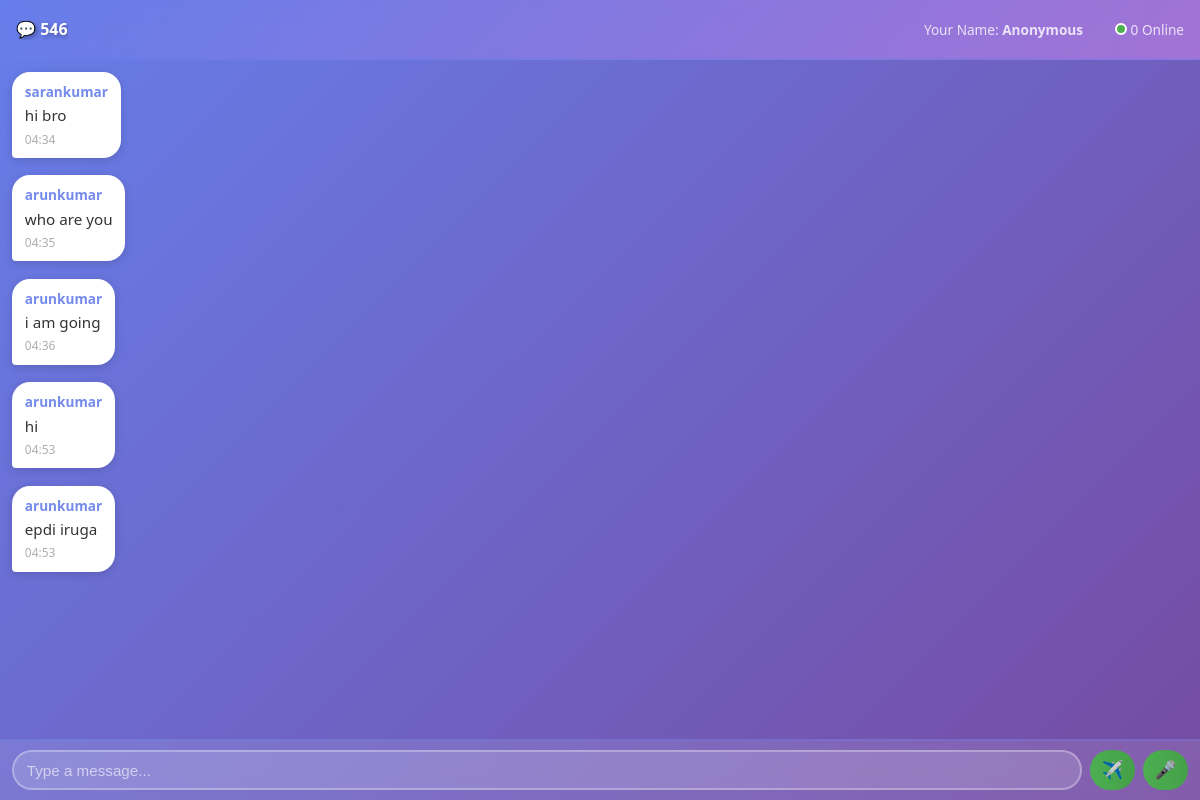
/group/546/, run on an earlier commit of the app's database.
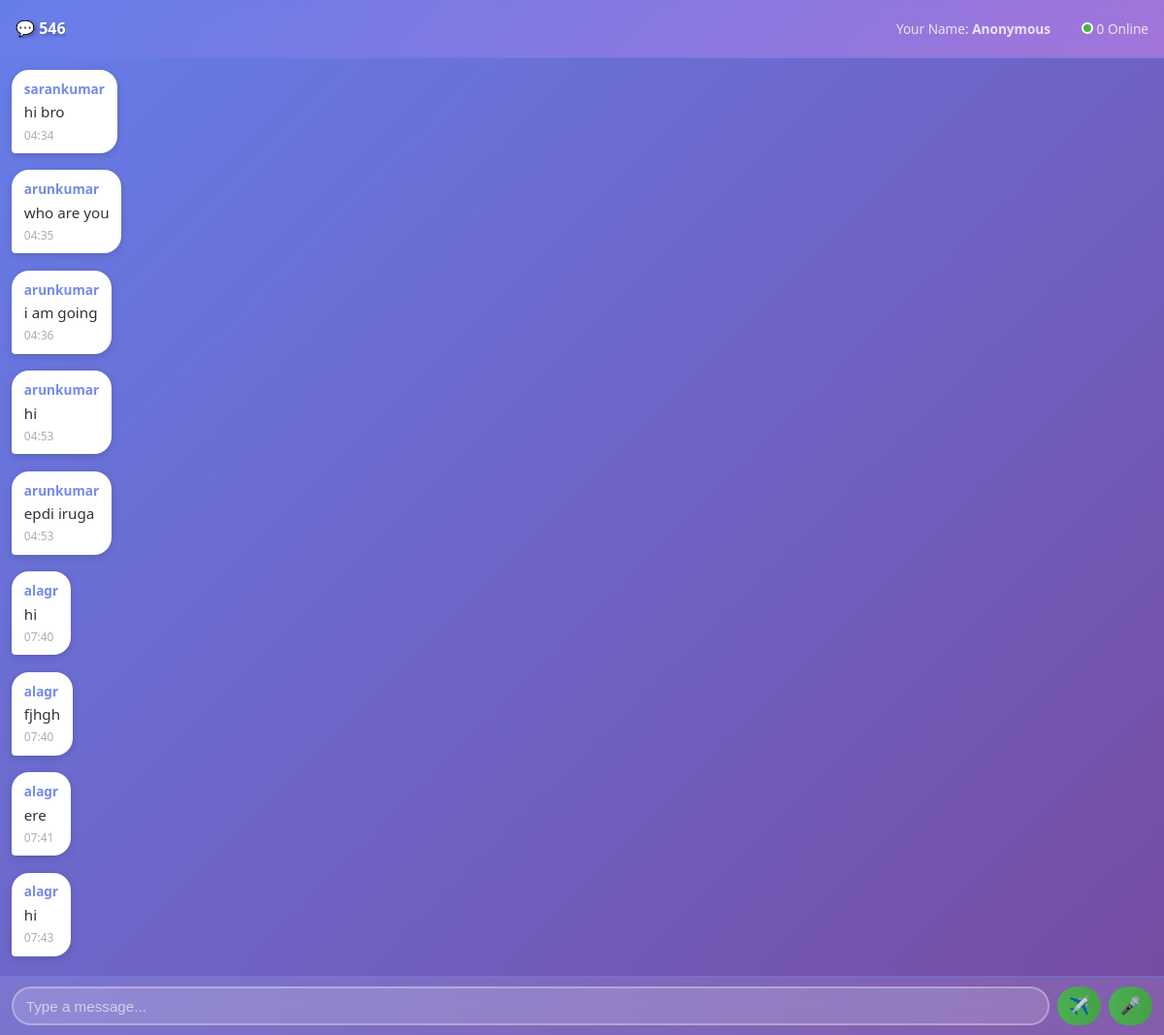
And on a later commit of the database.
### chatapp/models.py (models this page shows, shortened)
class Group(models.Model):
    name = models.CharField(max_length=100)
    code = models.CharField(max_length=10, unique=True)
    created_at = models.DateTimeField(auto_now_add=True)
    last_activity = models.DateTimeField(auto_now_add=True)
    class Meta:
        ordering = ['-last_activity']
        indexes = [
            models.Index(fields=['last_activity']),
            models.Index(fields=['created_at']),
        ]

class Message(models.Model):
    MESSAGE_TYPE_CHOICES = [
        ('text', 'Text'),
        ('voice', 'Voice'),
    ]
    DELETE_STATUS_CHOICES = [
        ('not_deleted', 'Not Deleted'),
        ('deleted_for_me', 'Deleted For Me'),
        ('deleted_for_all', 'Deleted For All'),
    ]
    group = models.ForeignKey(Group, on_delete=models.CASCADE, related_name='messages')
    user_name = models.CharField(max_length=100, default='Anonymous')
    session_id = models.CharField(max_length=255, default='')
    content = models.TextField(blank=True, null=True)
    audio_file = models.FileField(upload_to='voice_messages/', blank=True, null=True)
    message_type = models.CharField(max_length=10, choices=MESSAGE_TYPE_CHOICES, default='text')
    duration = models.FloatField(default=0)
    is_deleted = models.CharField(max_length=20, choices=DELETE_STATUS_CHOICES, default='not_deleted')
    timestamp = models.DateTimeField(auto_now_add=True)
    edited_at = models.DateTimeField(null=True, blank=True)
    class Meta:
        ordering = ['timestamp']
        indexes = [
            models.Index(fields=['group', 'timestamp']),
            models.Index(fields=['session_id', 'timestamp']),
        ]

### chatapp/views.py (the view)
# urls.py: path("group/<str:code>/", views.group, name="group"),
def group(request, code):
    try:
        group = Group.objects.get(code=code)
    except Group.DoesNotExist:
        return redirect('chat')
    user_name = request.session.get('user_name', 'Anonymous')
    session_id = request.session.session_key
    messages_list = Message.objects.filter(group=group).order_by('timestamp')
    online_users = AnonymousUser.objects.filter(
        last_seen__gte=timezone.now() - timezone.timedelta(minutes=5)
    ).distinct()
    last_message = messages_list.order_by('-timestamp').first()
    last_message_timestamp = last_message.timestamp.isoformat() if last_message else timezone.now().isoformat()
    context = {
        "group": group,
        "messages": messages_list,
        "user_name": user_name,
        "online_count": online_users.count(),
        "last_message_timestamp": last_message_timestamp,
    }
    return render(request, "group.html", context)

### chatapp/templates/group.html (shortened to what this page needs)
{% extends 'base.html' %}
{% block content %}
<div class="chat-page">
    <div class="chat-header">
        <div class="header-top">
            <div>
                <h2>
                    💬 {{ group.code }}
                </h2>
            </div>
        </div>
        <div class="header-info">
            <span>Your Name: <strong>{{ user_name }}</strong></span>
            <span style="margin-left: 1rem;"><span class="online-indicator"></span> {{ online_count }} Online</span>
        </div>
    </div>
    <div class="messages-scroll" id="messagesScroll">
        {% if messages %}
            {% for msg in messages %}
                <div class="message-group {% if msg.session_id == request.session.session_key %}sender{% else %}receiver{% endif %}">
                    <div class="message-bubble {% if msg.session_id == request.session.session_key %}sender{% else %}receiver{% endif %} {% if msg.is_deleted != 'not_deleted' %}deleted{% endif %}"
                         data-message-id="{{ msg.id }}"
                         data-is-sender="{% if msg.session_id == request.session.session_key %}true{% else %}false{% endif %}">
                            {% if msg.session_id != request.session.session_key %}
                                <div class="message-header">
                                    <b>{{ msg.user_name }}</b>
                                </div>
                            {% endif %}
                            {% if msg.message_type == 'text' %}
                                <div class="message-content">
                                    {% if msg.is_deleted == 'deleted_for_all' %}
                                        <em>This message was deleted</em>
                                    {% else %}
                                        {{ msg.content }}
                                    {% endif %}
                                </div>
                            {% endif %}
                            <span class="message-time">{{ msg.timestamp|date:"H:i" }}</span>
                        </div>
                    </div>
            {% endfor %}
        {% else %}
            <div class="empty-state">
                <p>👋 Be the first to start the conversation!</p>
            </div>
        {% endif %}
    </div>
    <div class="input-area">
        <form class="input-form" id="messageForm">
            <div class="input-wrapper">
                <input type="text" name="message" id="messageInput" placeholder="Type a message..." autocomplete="off">
            </div>
            <button type="button" class="send-btn" id="sendBtn">✈️</button>
            <button type="button" class="mic-btn" id="micBtn" title="Press and hold to record">🎤</button>
        </form>
    </div>
</div>
{% endblock %}

### chatapp/templates/base.html (shortened to what this page needs)
<!DOCTYPE html>
<html>
<head>
</head>
<body>
<nav>
    <div style="display: flex; gap: 1rem;">
        <a href="/">Home</a>
        <a href="/chat/">Chat</a>
    </div>
</nav>
<hr>
{% block content %}{% endblock %}
</body>
</html>

### chatapp/templates/base.html (style rules this page uses)
* { margin: 0; padding: 0; box-sizing: border-box; }
body { font-family: 'Segoe UI', Tahoma, Geneva, Verdana, sans-serif; background: linear-gradient(135deg, #667eea 0%, #764ba2 100%); min-height: 100vh; animation: backgroundShift 15s ease infinite; }
nav { background: linear-gradient(90deg, #1e1e1e 0%, #2d2d2d 50%, #1e1e1e 100%); padding: 0.75rem 1rem; box-shadow: 0 8px 32px rgba(0, 0, 0, 0.3); display: flex; justify-content: space-between; align-items: center; backdrop-filter: blur(10px); border-bottom: 2px solid #667eea; animation: navSlideDown 0.6s ease-out; min-height: 50px; }
nav a { color: white; text-decoration: none; padding: 0.4rem 1rem; border-radius: 20px; transition: all 0.3s ease; position: relative; overflow: hidden; font-weight: 500; margin: 0 0.3rem; font-size: 0.95rem; }
nav a::before { content: ''; position: absolute; top: 0; left: -100%; width: 100%; height: 100%; background: linear-gradient(90deg, #667eea, #764ba2, #f093fb); z-index: -1; transition: left 0.3s ease; }
hr { border: none; height: 2px; background: linear-gradient(90deg, transparent, #667eea, transparent); }
h1, h2, h3 { color: white; text-shadow: 2px 2px 4px rgba(0, 0, 0, 0.3); animation: fadeInDown 0.6s ease-out; }
html { scroll-behavior: smooth; }

What changed in the data, as far as the page shows it:
added Message: user_name "alagr", content "hi", timestamp "07:40"
added Message: user_name "alagr", content "fjhgh", timestamp "07:40"
added Message: user_name "alagr", content "ere", timestamp "07:41"
added Message: user_name "alagr", content "hi", timestamp "07:43"
